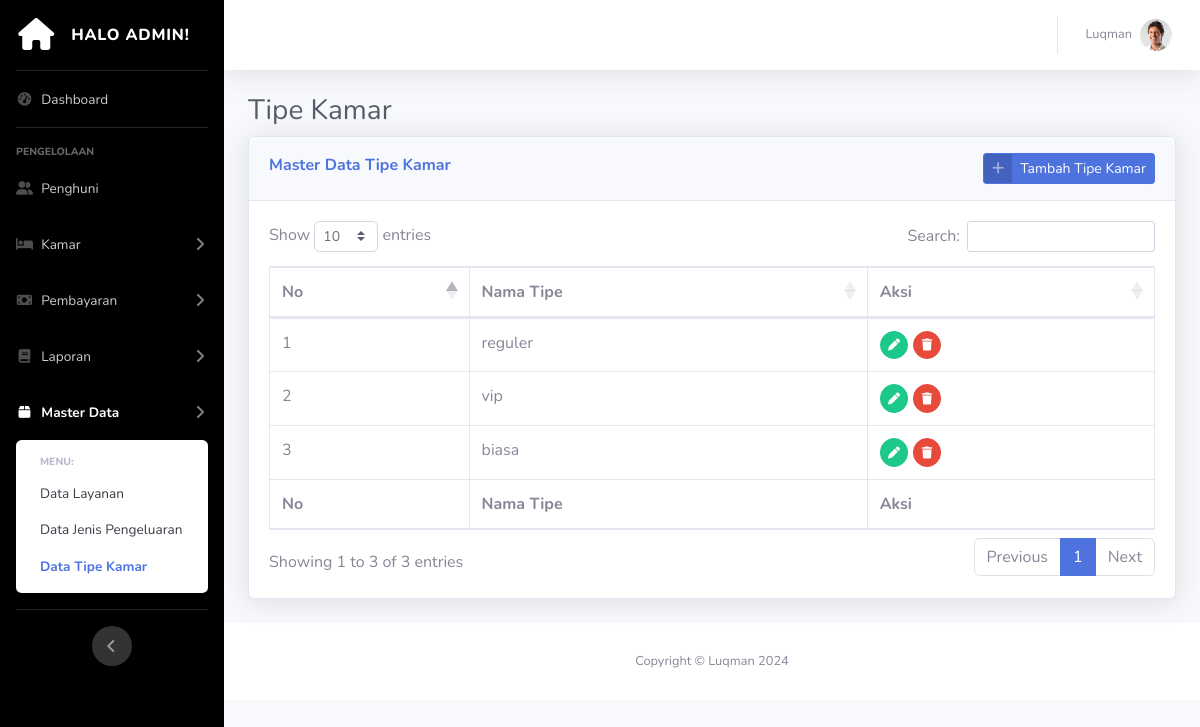
/app/admin/admin-tipe-kamar.php (signed in), run on the app's committed database.
### tables this page shows
CREATE TABLE `pengguna` (
  `id_pengguna` int(11) NOT NULL,
  `nama_pengguna` varchar(255) NOT NULL,
  `alamat_pengguna` varchar(255) DEFAULT NULL,
  `provinsi_pengguna` varchar(255) DEFAULT NULL,
  `kota_pengguna` varchar(255) DEFAULT NULL,
  `telepon_pengguna` varchar(255) NOT NULL,
  `email_pengguna` varchar(255) NOT NULL,
  `kelamin_pengguna` enum('Pria','Wanita') DEFAULT NULL,
  `tanggal_lahir_pengguna` date DEFAULT NULL,
  `no_ktp_pengguna` varchar(255) DEFAULT NULL,
  `password` varchar(255) NOT NULL,
  `id_akses` int(1) NOT NULL,
  `foto_pengguna` varchar(255) DEFAULT NULL
);

CREATE TABLE `tipe_kamar` (
  `id_tipe` int(11) NOT NULL,
  `nama_tipe` varchar(255) NOT NULL
);

### app/admin/admin-tipe-kamar.php (the view, shortened to what this page needs)
<?php
include '../../actions/koneksi.php';
?>
<!DOCTYPE html>
<html lang="en">
<head>
  <link href="../../vendor/fontawesome-free/css/all.min.css" rel="stylesheet" type="text/css">
  <link href="../../css/sb-admin-1.min.css" rel="stylesheet">
  <link href="../../vendor/datatables/dataTables.bootstrap4.min.css" rel="stylesheet">
</head>
<body id="page-top">
  <div id="wrapper">
    <ul class="navbar-nav bg-gradient-primary sidebar sidebar-dark accordion" id="accordionSidebar">
      <a class="sidebar-brand d-flex align-items-center justify-content-center" href="index.php">
        <div class="sidebar-brand-icon">
          <i class="fas fa-home"></i>
        </div>
        <div class="sidebar-brand-text mx-3">Halo Admin!</div>
      </a>
      <hr class="sidebar-divider my-0">
      <li class="nav-item">
        <a class="nav-link" href="admin-dashboard.php">
          <i class="fas fa-fw fa-tachometer-alt"></i>
          <span>Dashboard</span></a>
      </li>
      <hr class="sidebar-divider">
      <div class="sidebar-heading">
        Pengelolaan
      </div>
      <li class="nav-item">
        <a class="nav-link" href="admin-penghuni.php">
          <i class="fas fa-fw fa-user-friends"></i>
          <span>Penghuni</span></a>
      </li>
      <li class="nav-item">
        <a class="nav-link collapsed" href="#" data-toggle="collapse" data-target="#collapseKamar"
          aria-expanded="true" aria-controls="collapseKamar">
          <i class="fas fa-fw fa-bed"></i>
          <span>Kamar</span>
        </a>
      </li>
      <li class="nav-item">
        <a class="nav-link collapsed" href="#" data-toggle="collapse" data-target="#collapseTwo" aria-expanded="true"
          aria-controls="collapseTwo">
          <i class="fas fa-fw fa-money-bill"></i>
          <span>Pembayaran</span>
        </a>
      </li>
      <li class="nav-item">
        <a class="nav-link collapsed" href="#" data-toggle="collapse" data-target="#collapseUtilities"
          aria-expanded="true" aria-controls="collapseUtilities">
          <i class="fas fa-fw fa-book"></i>
          <span>Laporan</span>
        </a>
      </li>
      <li class="nav-item active">
        <a class="nav-link collapsed" href="#" data-toggle="collapse" data-target="#collapseMaster" aria-expanded="true"
          aria-controls="collapseUtilities">
          <i class="fas fa-fw fa-box"></i>
          <span>Master Data</span>
        </a>
        <div id="collapseMaster" class="collapse show" aria-labelledby="headingUtilities"
          data-parent="#accordionSidebar">
          <div class="bg-white py-2 collapse-inner rounded">
            <h6 class="collapse-header">Menu:</h6>
            <a class="collapse-item" href="admin-data-layanan.php">Data Layanan</a>
            <a class="collapse-item" href="admin-jenis-pengeluaran.php">Data Jenis Pengeluaran</a>
            <a class="collapse-item active" href="#">Data Tipe Kamar</a>
          </div>
        </div>
      </li>
      <hr class="sidebar-divider d-none d-md-block">
      <div class="text-center d-none d-md-inline">
        <button class="rounded-circle border-0" id="sidebarToggle"></button>
      </div>
    </ul>
    <div id="content-wrapper" class="d-flex flex-column">
      <div id="content">
        <nav class="navbar navbar-expand navbar-light bg-white topbar mb-4 static-top shadow">
          <ul class="navbar-nav ml-auto">
            <li class="nav-item dropdown no-arrow">
              <a class="nav-link dropdown-toggle" href="#" id="userDropdown" role="button" data-toggle="dropdown"
                aria-haspopup="true" aria-expanded="false">
                <span
                  class="mr-2 d-none d-lg-inline text-gray-600 small"><?php print_r($_SESSION['akun_nama']);  ?></span>
                <?php
                $id = $_SESSION['akun_id'];
                $query = "SELECT * FROM pengguna WHERE id_pengguna = $id";
                $result = mysqli_query($conn, $query);
                while ($data = mysqli_fetch_array($result)) {
                ?>
                <img class="img-profile rounded-circle" src="../../img/<?php print_r($data['foto_pengguna']);  ?>">
                <?php } ?>
              </a>
            </li>
          </ul>
        </nav>
        <div class="container-fluid">
          <h1 class="h3 mb-2 text-gray-800">Tipe Kamar</h1>
          <div class="card shadow mb-4">
            <div class="card-header py-3">
              <span class="m-0 font-weight-bold text-primary">Master Data Tipe Kamar</span>
              <button class="btn btn-sm btn-primary btn-icon-split float-right" data-toggle="modal"
                data-target="#tambahTipe">
                <span class="icon text-white-50">
                  <i class="fas fa-plus"></i>
                </span>
                <span class="text">Tambah Tipe Kamar</span>
              </button>
            </div>
            <div class="card-body">
              <div class="table-responsive">
                <table class="table table-bordered" id="dataTable" width="100%" cellspacing="0">
                  <thead>
                    <tr>
                      <th>No</th>
                      <th>Nama Tipe</th>
                      <th>Aksi</th>
                    </tr>
                  </thead>
                  <tfoot>
                    <tr>
                      <th>No</th>
                      <th>Nama Tipe</th>
                      <th>Aksi</th>
                    </tr>
                  </tfoot>
                  <tbody>
                    <?php
                    $query = "SELECT * FROM `tipe_kamar`";
                    $hasil = mysqli_query($conn, $query);
                    $no = 1;
                    while ($data_tipe_kamar = mysqli_fetch_array($hasil)) {
                    ?>
                    <tr>
                      <td><?php echo $no; ?></td>
                      <td><?php echo $data_tipe_kamar['nama_tipe']; ?></td>
                      <td>
                        <button id="<?php echo $data_tipe_kamar['id_tipe']; ?>" class="btn btn-success btn-circle btn-sm view_data" data-toggle="tooltip" data-placement="top"
                          title="Edit Record">
                          <i class="fas fa-pen"></i>
                        </button>
                        <a href="../../actions/process-delete.php?id_hapus_tipe_kamar=<?php echo $data_tipe_kamar['id_tipe']; ?>" class="btn btn-danger btn-circle btn-sm" data-toggle="tooltip" data-placement="top" title="Hapus Layanan Ini" onclick="return confirm('Anda yakin ingin menghapus data ini? Data yang dihapus tidak dapat dikembalikan!');">
                          <i class="fas fa-trash"></i>
                        </a>
                      </td>
                    </tr>
                    <?php
                      $no++;
                    }
                    ?>
                  </tbody>
                </table>
              </div>
            </div>
          </div>
        </div>
        <footer class="sticky-footer bg-white">
          <div class="container my-auto">
            <div class="copyright text-center my-auto">
              <span>Copyright &copy; Luqman 2024</span>
            </div>
          </div>
        </footer>
      </div>
    </div>
</body>
</html>

### data on the page
tipe_kamar: nama_tipe "reguler"
tipe_kamar: nama_tipe "vip"
tipe_kamar: nama_tipe "biasa"
